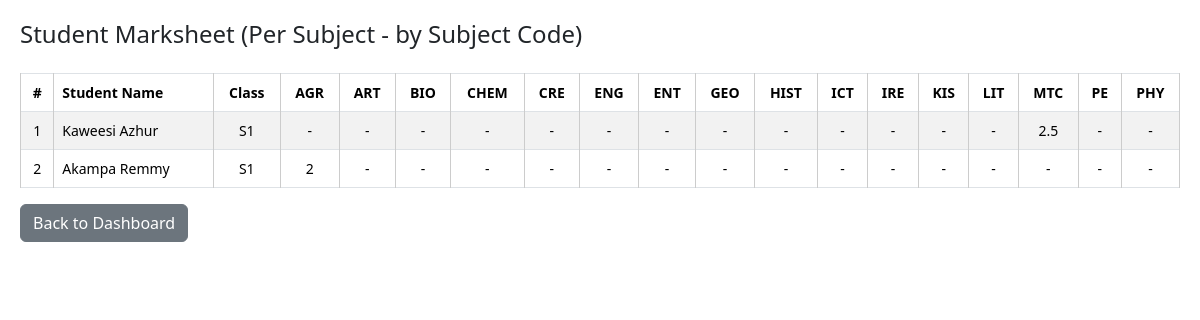
The page /marksheet.php on the database its author committed.
### tables this page shows
CREATE TABLE `students` (
  `student_id` int(11) NOT NULL,
  `first_name` varchar(50) DEFAULT NULL,
  `last_name` varchar(50) DEFAULT NULL,
  `dob` date DEFAULT NULL,
  `gender` enum('Male','Female','Other') DEFAULT NULL,
  `address` text DEFAULT NULL,
  `email` varchar(100) DEFAULT NULL,
  `phone` varchar(20) DEFAULT NULL,
  `guardian_id` int(11) DEFAULT NULL,
  `class_id` int(11) DEFAULT NULL,
  `class_name` varchar(50) DEFAULT NULL
);

### marksheet.php (the view, shortened to what this page needs)
<?php
require_once('db.php');
$subjects = [];
$subject_sql = $conn->query("SELECT subject_id, code FROM subjects ORDER BY code");
while ($row = $subject_sql->fetch_assoc()) {
    $subjects[$row['subject_id']] = $row['code'];
}
$students_query = "
SELECT DISTINCT s.student_id, s.first_name, s.last_name, c.name AS class_name
FROM student_marks sm
JOIN students s ON sm.student_id = s.student_id
JOIN classes c ON sm.class_id = c.class_id
WHERE 1
";
$stmt = $conn->prepare($students_query);
$stmt->execute();
$students_result = $stmt->get_result();
$marks_map = [];
$marks_sql = "
SELECT student_id, subject_id, marks_obtained
FROM student_marks
WHERE 1
";
$marks_result = $conn->query($marks_sql);
while ($row = $marks_result->fetch_assoc()) {
    $marks_map[$row['student_id']][$row['subject_id']] = rtrim(rtrim(number_format($row['marks_obtained'], 2), '0'), '.');
}
?>
<!DOCTYPE html>
<html>
<head>
    <link rel="stylesheet" href="https://cdn.jsdelivr.net/npm/bootstrap@5.3.2/dist/css/bootstrap.min.css">
</head>
<body>
<h4 class="mb-4">Student Marksheet (Per Subject - by Subject Code)</h4>
<table class="table table-bordered table-striped">
    <thead>
        <tr>
            <th>#</th>
            <th style="text-align:left">Student Name</th>
            <th>Class</th>
            <?php foreach ($subjects as $subcode): ?>
                <th><?= htmlspecialchars($subcode) ?></th>
            <?php endforeach; ?>
        </tr>
    </thead>
    <tbody>
        <?php
        $sn = 1;
        while ($student = $students_result->fetch_assoc()):
            $sid = $student['student_id'];
        ?>
        <tr>
            <td><?= $sn++ ?></td>
            <td style="text-align:left"><?= htmlspecialchars($student['first_name'] . ' ' . $student['last_name']) ?></td>
            <td><?= htmlspecialchars($student['class_name']) ?></td>
            <?php foreach ($subjects as $sub_id => $subcode): ?>
                <td><?= $marks_map[$sid][$sub_id] ?? '-' ?></td>
            <?php endforeach; ?>
        </tr>
        <?php endwhile; ?>
    </tbody>
</table>
<a href="dashboard.php" class="btn btn-secondary">Back to Dashboard</a>
</body>
</html>

### marksheet.php (style rules this page uses)
body { padding: 20px; }
table { font-size: 14px; border: 1px solid #ccc; }
th, td { border: 1px solid #ccc; text-align: center; vertical-align: middle; }
th { background-color: #f8f9fa; }

### rows shown on the page
students: first_name+last_name "Kaweesi Azhur", class_name "S1", student_id "-", student_id "2.5"
students: first_name+last_name "Akampa Remmy", class_name "S1", student_id "2", student_id "-"

### other values the page prints
$subcode "AGR"
$subcode "ART"
$subcode "BIO"
$subcode "CHEM"
$subcode "CRE"
$subcode "ENG"
$subcode "ENT"
$subcode "GEO"
$subcode "HIST"
$subcode "ICT"
$subcode "IRE"
$subcode "KIS"
$subcode "LIT"
$subcode "MTC"
$subcode "PE"
